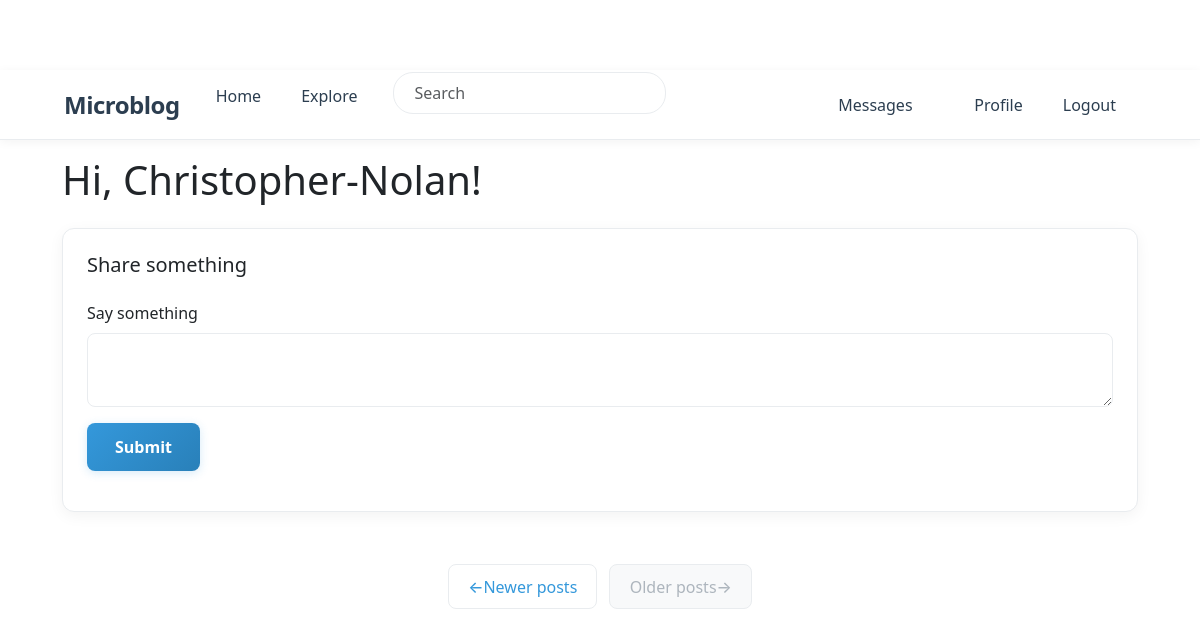
The app's page /index?page=2 (signed in), older data.
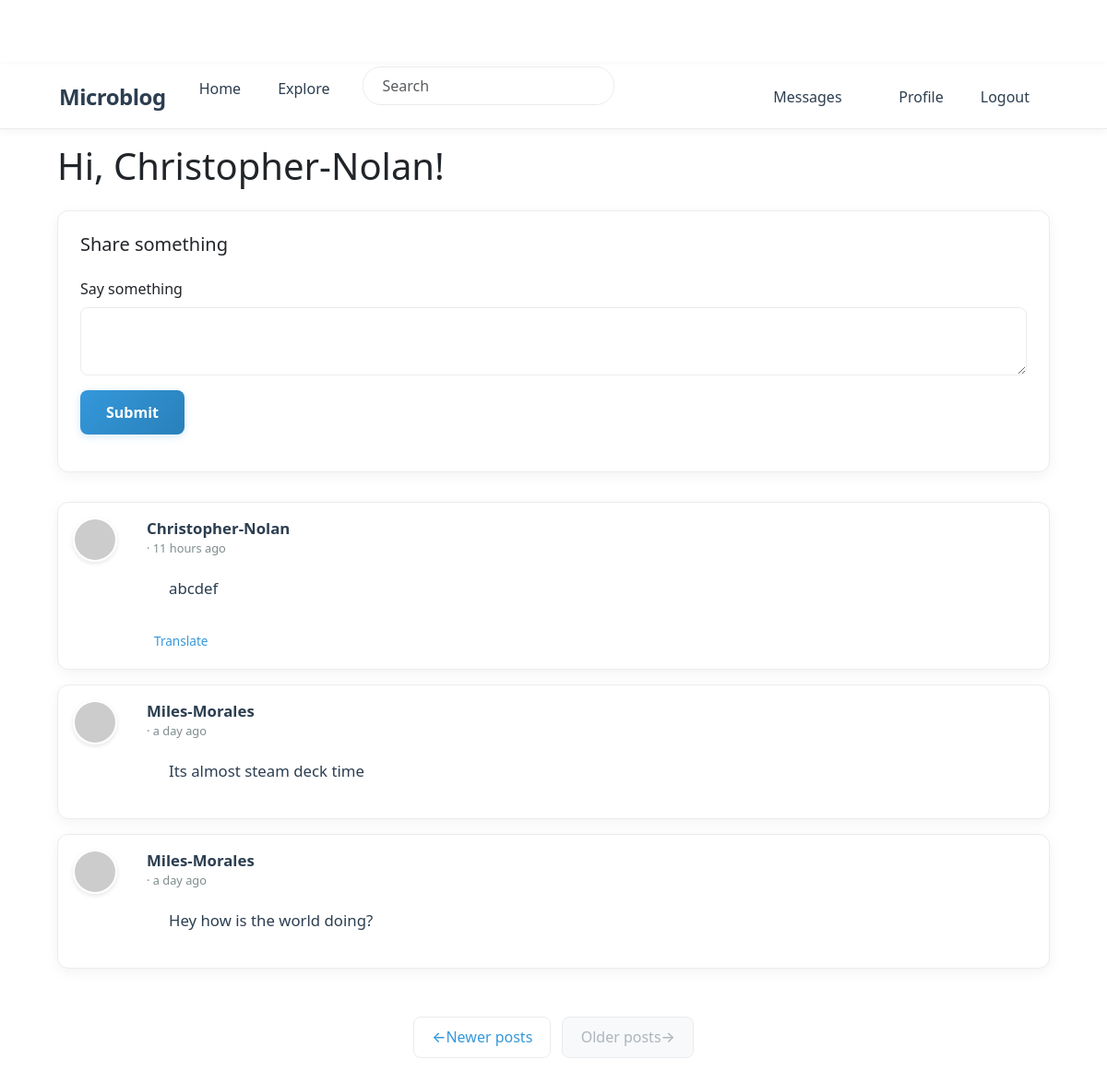
The same page, newer data.
### app/models.py (models this page shows, shortened)
class SearchableMixin:
    @classmethod
    def before_commit(cls, session):
        session._changes = {
            'add': list(session.new),
            'update': list(session.dirty),
            'delete': list(session.deleted)
        }
    @classmethod
    def after_commit(cls, session):
        try:
            for obj in session._changes['add']:
                if isinstance(obj, SearchableMixin):
                    add_to_index(obj.__tablename__, obj)
            for obj in session._changes['update']:
                if isinstance(obj, SearchableMixin):
                    add_to_index(obj.__tablename__, obj)
            for obj in session._changes['delete']:
                if isinstance(obj, SearchableMixin):
                    remove_from_index(obj.__tablename__, obj)
        except Exception as e:
            current_app.logger.error(f'Error in after_commit: {e}')
        finally:
            session._changes = None

class Post(SearchableMixin, db.Model):
    __searchable__ = ['body']
    id: so.Mapped[int] = so.mapped_column(primary_key=True)
    body: so.Mapped[str] = so.mapped_column(sa.String(140))
    timestamp: so.Mapped[datetime] = so.mapped_column(
        index=True, default=lambda: datetime.now(timezone.utc))
    user_id: so.Mapped[int] = so.mapped_column(sa.ForeignKey(User.id),
                                               index=True)
    language: so.Mapped[Optional[str]] = so.mapped_column(sa.String(5))
    author: so.Mapped[User] = so.relationship(back_populates='posts')

class PaginatedAPIMixin(object):
    @staticmethod
    def to_collection_dict(query, page, per_page, endpoint, **kwargs):
        resources = db.paginate(query, page=page, per_page=per_page,
                                error_out=False)
        data = {
            'items': [item.to_dict() for item in resources.items],
            '_meta': {
                'page': page,
                'per_page': per_page,
                'total_pages': resources.pages,
                'total_items': resources.total
            },
            '_links': {
                'self': url_for(endpoint, page=page, per_page=per_page,
                                **kwargs),
                'next': url_for(endpoint, page=page + 1, per_page=per_page,
                                **kwargs) if resources.has_next else None,
                'prev': url_for(endpoint, page=page - 1, per_page=per_page,
                                **kwargs) if resources.has_prev else None
            }
        }
        return data

class User(PaginatedAPIMixin, UserMixin, db.Model):
    id: so.Mapped[int] = so.mapped_column(primary_key=True)
    username: so.Mapped[str] = so.mapped_column(sa.String(64), index=True,
                                                unique=True)
    email: so.Mapped[str] = so.mapped_column(sa.String(120), index=True,
                                             unique=True)
    password_hash: so.Mapped[Optional[str]] = so.mapped_column(sa.String(256))
    about_me: so.Mapped[Optional[str]] = so.mapped_column(sa.String(140))
    last_seen: so.Mapped[Optional[datetime]] = so.mapped_column(
        default=lambda: datetime.now(timezone.utc))
    last_message_read_time: so.Mapped[Optional[datetime]]
    token: so.Mapped[Optional[str]] = so.mapped_column(
        sa.String(32), index=True, unique=True)
    token_expiration: so.Mapped[Optional[datetime]]
    posts: so.WriteOnlyMapped['Post'] = so.relationship(
        back_populates='author')
    following: so.WriteOnlyMapped['User'] = so.relationship(
        secondary=followers, primaryjoin=(followers.c.follower_id == id),
        secondaryjoin=(followers.c.followed_id == id),
        back_populates='followers')
    followers: so.WriteOnlyMapped['User'] = so.relationship(
        secondary=followers, primaryjoin=(followers.c.followed_id == id),
        secondaryjoin=(followers.c.follower_id == id),
        back_populates='following')
    messages_sent: so.WriteOnlyMapped['Message'] = so.relationship(
        foreign_keys='Message.sender_id', back_populates='author')
    messages_received: so.WriteOnlyMapped['Message'] = so.relationship(
        foreign_keys='Message.recipient_id', back_populates='recipient')
    notifications: so.WriteOnlyMapped['Notification'] = so.relationship(
        back_populates='user')
    tasks: so.WriteOnlyMapped['Task'] = so.relationship(back_populates='user')
    def avatar(self, size):
        digest = md5(self.email.lower().encode('utf-8')).hexdigest()
        return f'https://www.gravatar.com/avatar/{digest}?d=identicon&s={size}'
    def following_posts(self):
        Author = so.aliased(User)
        Follower = so.aliased(User)
        return (
            sa.select(Post)
            .join(Post.author.of_type(Author))
            .join(Author.followers.of_type(Follower), isouter=True)
            .where(sa.or_(
                Follower.id == self.id,
                Author.id == self.id,
            ))
            .group_by(Post)
            .order_by(Post.timestamp.desc())
        )
    def unread_message_count(self):
        last_read_time = self.last_message_read_time or datetime(1900, 1, 1)
        query = sa.select(Message).where(Message.recipient == self,
                                         Message.timestamp > last_read_time)
        return db.session.scalar(sa.select(sa.func.count()).select_from(
            query.subquery()))
    def get_tasks_in_progress(self):
        query = self.tasks.select().where(Task.complete == False)
        return db.session.scalars(query)

### app/main/routes.py (the view, shortened to what this page needs)
@bp.route('/', methods=['GET', 'POST'])
@bp.route('/index', methods=['GET', 'POST'])
@login_required
def index():
    form = PostForm()
    page = request.args.get('page', 1, type=int)
    posts = db.paginate(current_user.following_posts(), page=page,
                        per_page=current_app.config['POSTS_PER_PAGE'],
                        error_out=False)
    next_url = url_for('main.index', page=posts.next_num) \
        if posts.has_next else None
    prev_url = url_for('main.index', page=posts.prev_num) \
        if posts.has_prev else None
    return render_template('index.html', title=_('Home'), form=form,
                           posts=posts.items, next_url=next_url,
                           prev_url=prev_url)

### app/main/forms.py
class SearchForm(FlaskForm):
    q = StringField(_l('Search'), validators=[DataRequired()])
    def __init__(self, *args, **kwargs):
        if 'formdata' not in kwargs:
            kwargs['formdata'] = request.args
        if 'meta' not in kwargs:
            kwargs['meta'] = {'csrf': False}
        super(SearchForm, self).__init__(*args, **kwargs)

class PostForm(FlaskForm):
    post = TextAreaField(_l('Say something'), validators=[
        DataRequired(), Length(min=1, max=140)])
    submit = SubmitField(_l('Submit'))

### app/__init__.py (called while the page is built)
def get_locale():
    return request.accept_languages.best_match(current_app.config['LANGUAGES'])

### app/main/routes.py (called while the page is built)
@bp.before_app_request
def before_request():
    if current_user.is_authenticated:
        current_user.last_seen = datetime.now(timezone.utc)
        db.session.commit()
        g.search_form = SearchForm()
    g.locale = str(get_locale())

### app/models.py (called while the page is built)
@login.user_loader
def load_user(id):
    return db.session.get(User, int(id))

### app/templates/index.html
{% extends "base.html" %}
{% import "bootstrap_wtf.html" as wtf %}
{% block content %}
    <h1 class="mb-4">{{ _('Hi, %(username)s!', username=current_user.username) }}</h1>
    {% if form %}
    <div class="form-container">
        <h2 class="h5 mb-4">{{ _('Share something') }}</h2>
        {{ wtf.quick_form(form, button_map={'submit': 'primary'}) }}
    </div>
    {% endif %}
    {% for post in posts %}
        {% include '_post.html' %}
    {% endfor %}
    <nav aria-label="Post navigation">
        <ul class="pagination">
            <li class="page-item{% if not prev_url %} disabled{% endif %}">
                <a class="page-link" href="{{ prev_url }}">
                    <span aria-hidden="true">&larr;</span> {{ _('Newer posts') }}
                </a>
            </li>
            <li class="page-item{% if not next_url %} disabled{% endif %}">
                <a class="page-link" href="{{ next_url }}">
                    {{ _('Older posts') }} <span aria-hidden="true">&rarr;</span>
                </a>
            </li>
        </ul>
    </nav>
{% endblock %}

### app/templates/_post.html (shortened to what this page needs)
<div class="card post-card mb-3">
    <div class="card-body">
        <div class="d-flex">
            <div class="flex-shrink-0 me-3">
                <a href="{{ url_for('main.user', username=post.author.username) }}">
                    <img src="{{ post.author.avatar(50) }}" class="post-avatar" alt="{{ post.author.username }}'s avatar">
                </a>
            </div>
            <div class="flex-grow-1">
                <div class="d-flex justify-content-between align-items-start">
                    <div>
                        <a class="user_popup post-username" href="{{ url_for('main.user', username=post.author.username) }}">
                            {{ post.author.username }}
                        </a>
                        <span class="post-time">· {{ moment(post.timestamp).fromNow() }}</span>
                    </div>
                </div>
                <div class="post-body" id="post{{ post.id }}">{{ post.body }}</div>
                {% if post.language and post.language != g.locale %}
                <div class="mt-2">
                    <a href="javascript:translate(
                        'post{{ post.id }}',
                        'translation{{ post.id }}',
                        '{{ post.language }}',
                        '{{ g.locale }}')"
                       class="translation-link">
                        {{ _('Translate') }}
                    </a>
                </div>
                {% endif %}
            </div>
        </div>
    </div>
</div>

Row changes from the older to the newer data that the page shows:
added Post: author.username "Christopher-Nolan", timestamp "11 hours ago", body "abcdef"
now on this page (row unchanged): Post: author.username "Miles-Morales", timestamp "a day ago", body "Its almost steam deck time"
now on this page (row unchanged): Post: author.username "Miles-Morales", timestamp "a day ago", body "Hey how is the world doing?"
